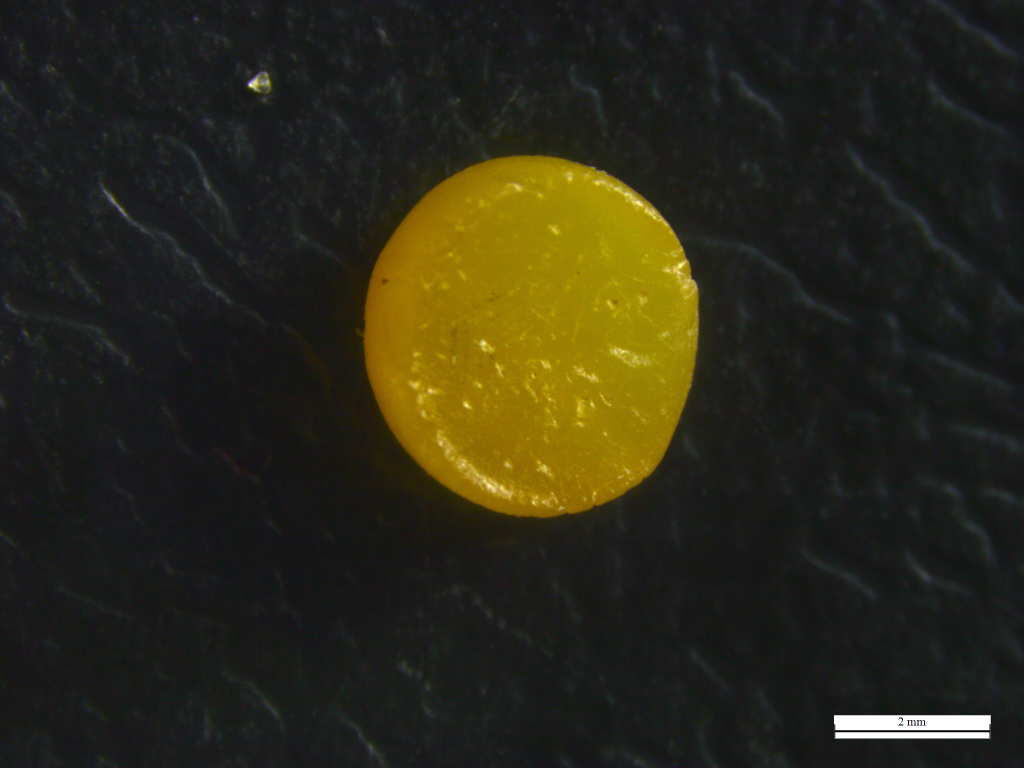
#> input picture notebooks/class-zanetti/alto_cl1_p1_psul_deixa1_g0005.jpg, 2048 x 1536 px (shown at 1/2 size); its folder holds only this picture in this run
$ jupyter execute rotina_08_classes_zanetti.ipynb
#> lines starting #> are read from the running program, lines starting #| are printed output that depends on the picture; after the words box and inside, x2 and y2 are one past the last pixel; in counts of white or black regions, pixels touching at a corner belong together
# Classes Zanetti

- Identificar padrão nas classes identificadas por Zanetti (2019)

[cell 1]
from pathlib import Path

import matplotlib.pyplot as plt
import numpy as np
from skimage import filters, io, morphology, segmentation
from skimage.color import rgb2gray
from skimage.measure import label, regionprops

plt.interactive(True)


def open_image(fname):
    return io.imread(fname)
#> returned value is the input picture: shape (1536, 2048, 3); mean R, G, B 43.2, 40.8, 24.8


def image_segmentation(img):
    gray = rgb2gray(img)
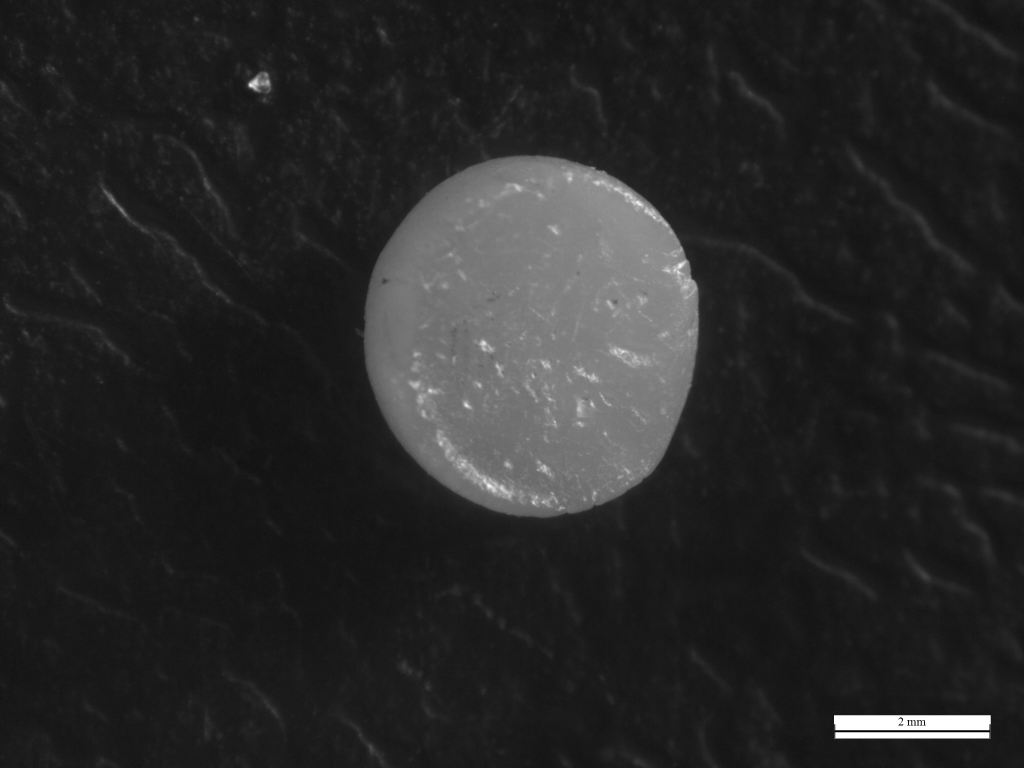
#> gray: shape (1536, 2048) float64 (shown at 1/2 size); min 0, max 1, mean 0.157
    mask = gray > filters.threshold_otsu(gray)
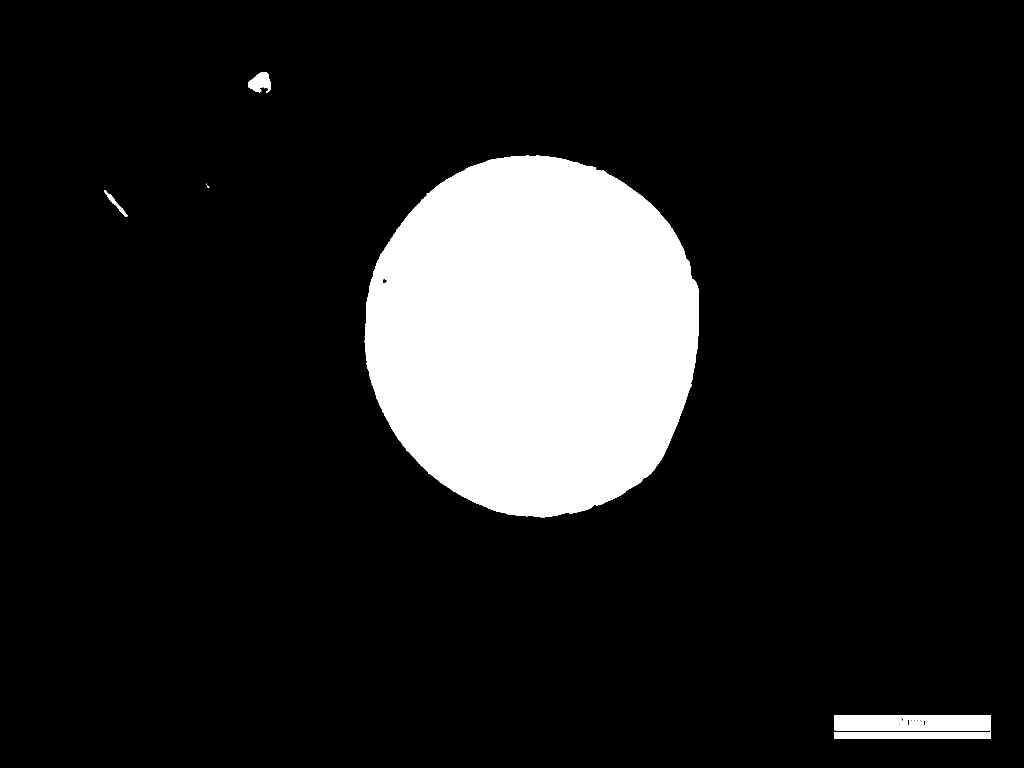
#> mask: shape (1536, 2048) bool (shown at 1/2 size); 12.6% white; 6 white regions (2 under 20 px), largest, box (x1, y1, x2, y2) and area: (729, 311, 1398, 1035) 381564, (1668, 1430, 1982, 1477) 13565, (496, 144, 542, 186) 1250, (208, 380, 255, 434) 425
    borders = segmentation.clear_border(mask).astype(np.int64)
#> borders: shape (1536, 2048) int64; values 0 (black) and 1 (white), 12.6% white; 6 white regions (2 under 20 px)
    segmentation.mark_boundaries(gray, borders)
    label_img = label(borders)
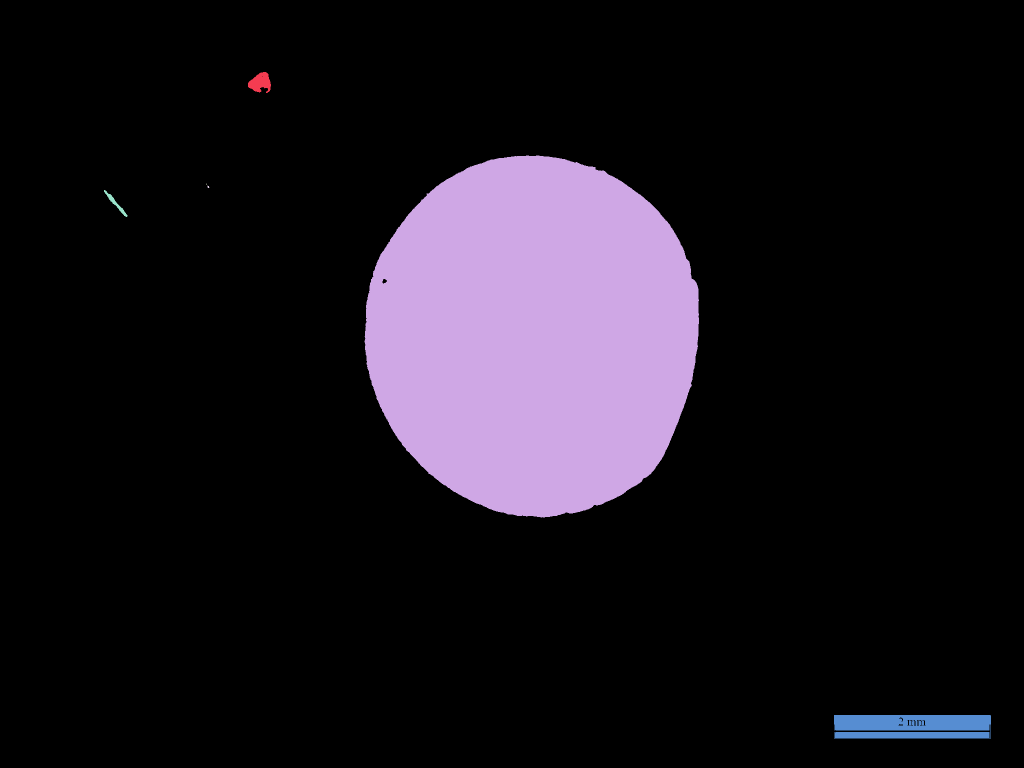
#> label_img: shape (1536, 2048) int64 (shown at 1/2 size); 7 distinct labels, from 0 to 6; one colour per label, 0 black
    regions = regionprops(label_img)
#> regions = 6 regions; box (x1, y1, x2, y2) and area: (729, 311, 1398, 1035) 381564, (1668, 1430, 1982, 1477) 13565, (496, 144, 542, 186) 1250, (208, 380, 255, 434) 425, (415, 371, 419, 376) 13, (412, 367, 414, 370) 3
    return mask, borders, regions


def find_pellet(regions):
    area = 0
    for region in regions:
        if region.area > area:
            area = region.area
            pellet = region
    return pellet


def mask_background(mask, pellet):
    threshold = pellet.area * 0.01
    return morphology.remove_small_objects(mask, pellet.area - threshold)


def show_masked(img, borders, maskr):
    fig, (ax0, ax1) = plt.subplots(ncols=2, figsize=(8, 8))

    masked = img.copy()
    masked[~maskr] = 255
    ax0.imshow(masked)
    ax1.imshow(img)
    ax1.contour(borders, [0.5], colors="r")

[cell 2]
from glob import glob

fnames = glob("class-zanetti/*.jpg")

for fname in fnames:
    pellet = Path(fname).stem

    img = open_image(fname)

    mask, borders, regions = image_segmentation(img)
    area = find_pellet(regions)
#> the loop in find_pellet, `for region in regions:` made 6 passes
#> area on passes 1 to 2: 1250, 381564
#> after the loop in find_pellet, `for region in regions:`: area = 381564

    maskr = mask_background(mask, area)
#> in mask_background, `return morphology.remove_small_objects(mask, pellet.area - threshold)`:
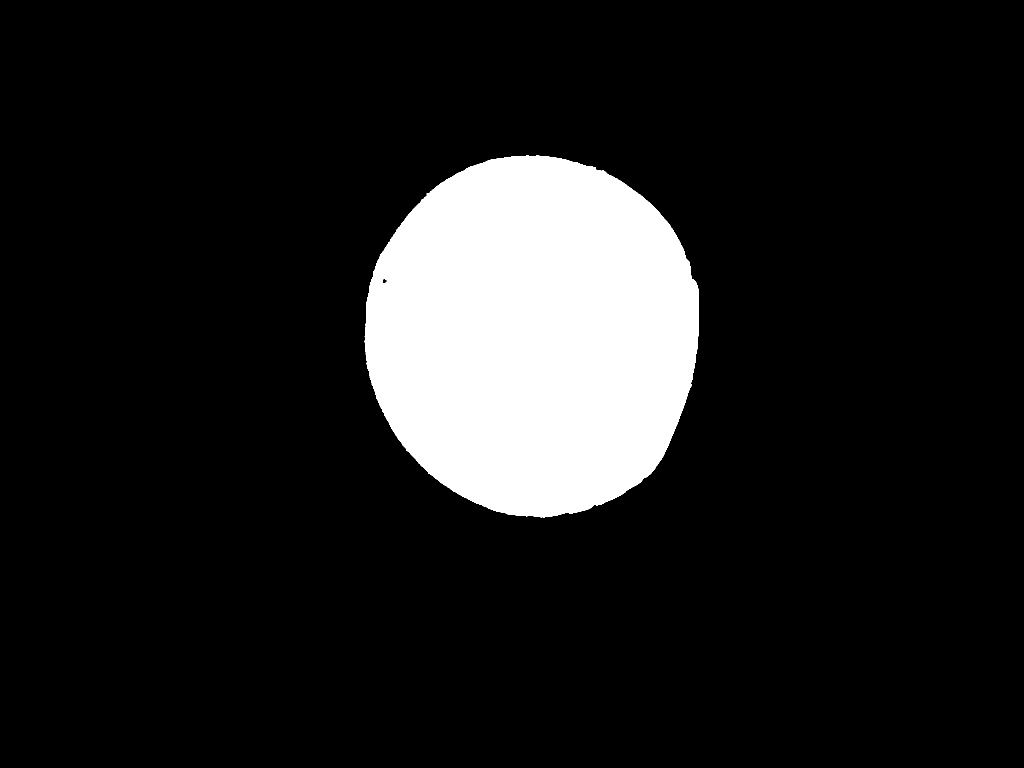
#> returned value: shape (1536, 2048) bool (shown at 1/2 size); 12.1% white; 1 white region, box (x1, y1, x2, y2) and area: (729, 311, 1398, 1035) 381564

    print(f"Processing image {fname}.")
    savename = f"masks-zanetti/{pellet}"
    np.save(savename, maskr)
    print(f"Saved mask into {savename}.\n")

$ run again, on notebooks/class-zanetti/alto_cl1_p2_joaq_dunaiii_h0005.jpg
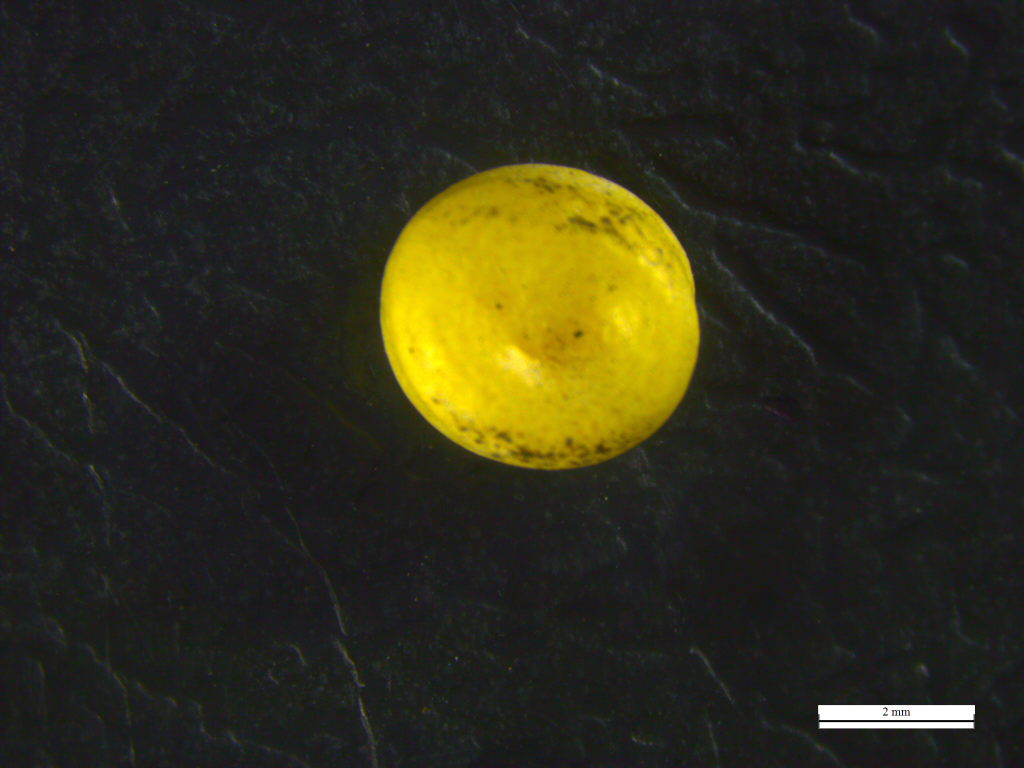
#> input picture notebooks/class-zanetti/alto_cl1_p2_joaq_dunaiii_h0005.jpg, 2048 x 1536 px (shown at 1/2 size)
#> in open_image, returned value is the input picture: shape (1536, 2048, 3); mean R, G, B 47, 45, 27.2
#> mask: shape (1536, 2048) bool; 10% white; 14 white regions (11 under 20 px), largest, box (x1, y1, x2, y2) and area: (760, 328, 1399, 937) 301598, (1636, 1410, 1950, 1457) 13220, (1191, 909, 1205, 915) 45
#> borders: shape (1536, 2048) int64; values 0 (black) and 1 (white), 10% white; 14 white regions (11 under 20 px)
#> in image_segmentation, `label_img = label(borders)`:
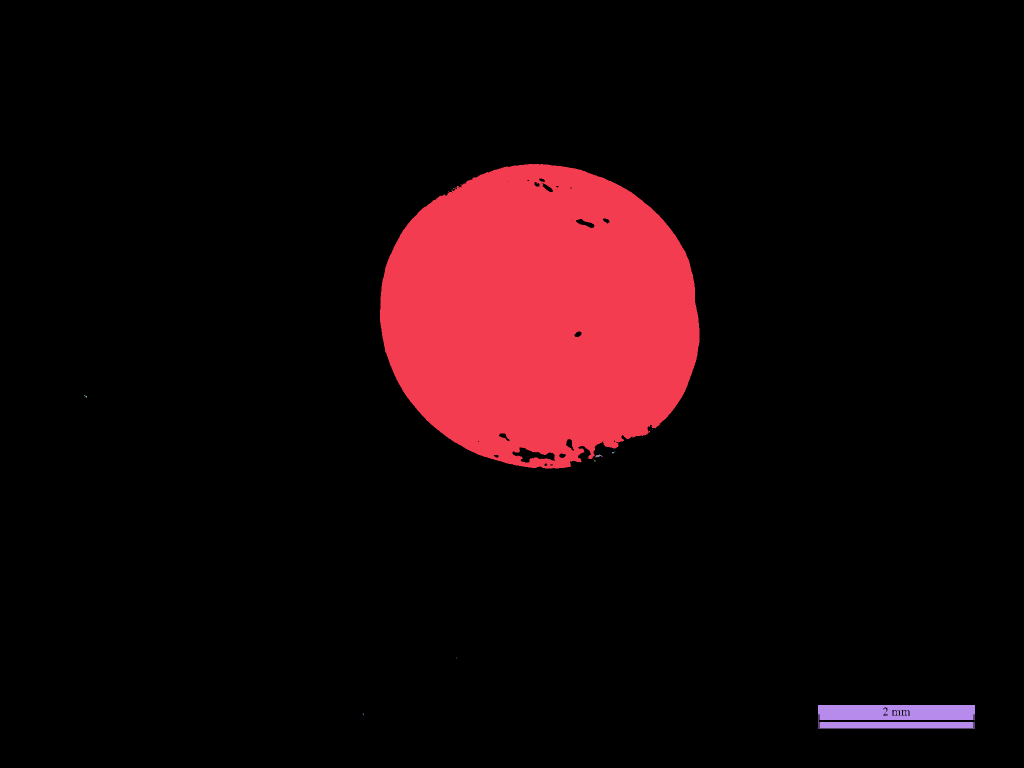
#> label_img: shape (1536, 2048) int64 (shown at 1/2 size); 15 distinct labels, from 0 to 14; one colour per label, 0 black
#> in image_segmentation, `regions = regionprops(label_img)`: regions = 14 regions; largest, box (x1, y1, x2, y2) and area: (760, 328, 1399, 937) 301598, (1636, 1410, 1950, 1457) 13220, (1191, 909, 1205, 915) 45, (169, 790, 174, 795) 10, (1224, 903, 1229, 907) 10
#> the loop in find_pellet, `for region in regions:` made 14 passes
#> area on pass 1: 301598
#> after the loop in find_pellet, `for region in regions:`: area = 301598
#> in mask_background, `return morphology.remove_small_objects(mask, pellet.area - threshold)`:
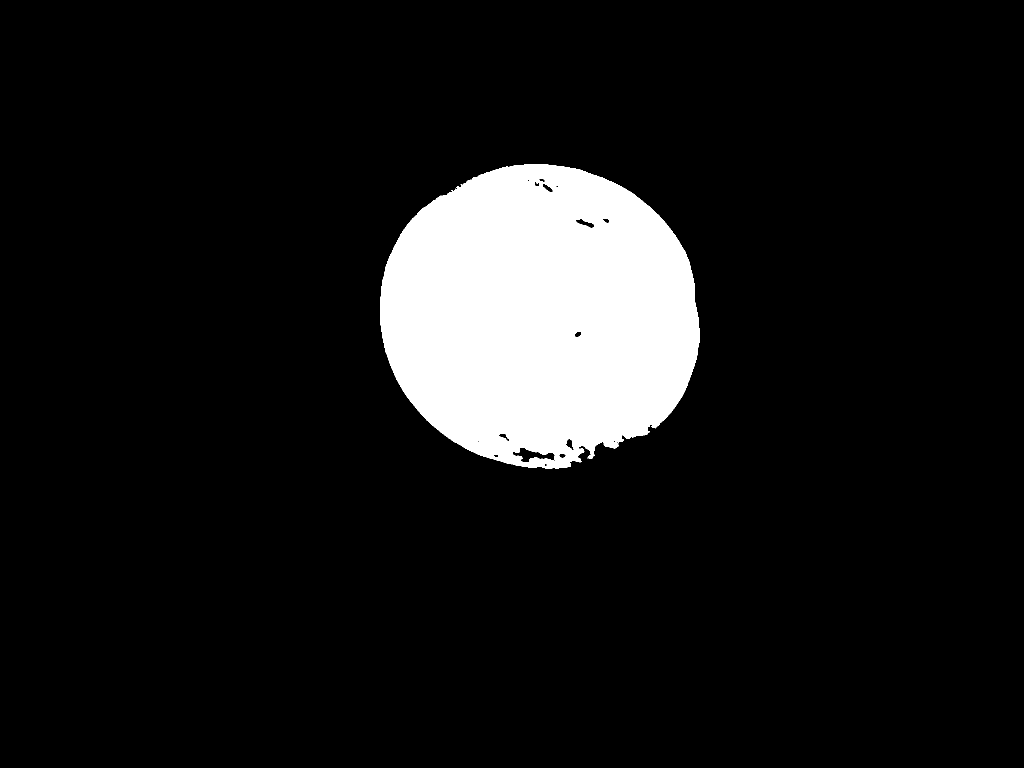
#> returned value: shape (1536, 2048) bool (shown at 1/2 size); 9.6% white; 1 white region, box (x1, y1, x2, y2) and area: (760, 328, 1399, 937) 301591
